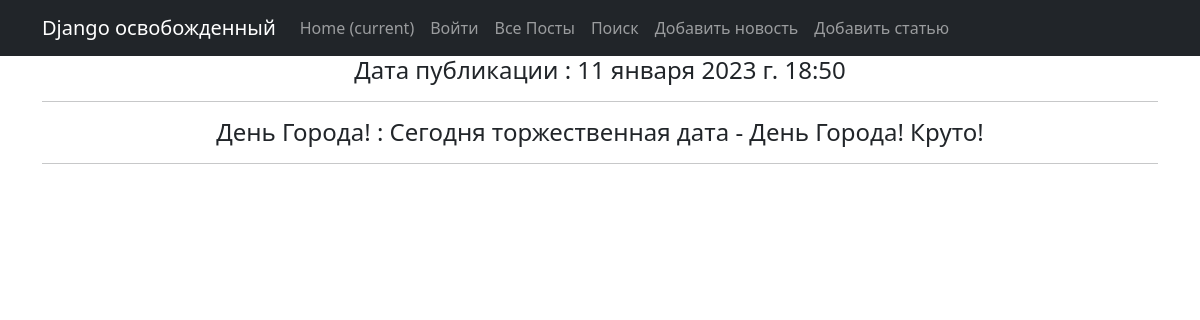
/post/1, run on the app's committed database.
### news/models.py (models this page shows, shortened)
class News(models.Model):
    name = models.CharField(
        max_length=50,
        unique=False,
    )
    description = models.TextField()
    date = models.DateTimeField(auto_now_add=True)
    category = models.ForeignKey(
        to='Category',
        on_delete=models.CASCADE,
        related_name='news'
    )

### news/views.py (the view)
# urls.py: path('<int:pk>', NewsDetail.as_view(), name='news_detail'),
class NewsDetail(DetailView):
    model = News
    template_name = 'news.html'
    context_object_name = 'news'

### templates/news.html (shortened to what this page needs)
{% extends 'flatpages/default.html' %}
{% load custom_filters %}
{% block content %}
<h4>Дата публикации : {{ news.date }}</h4>
<hr>
<h4>{{ news.name }} : {{ news.description }}</h4>
<hr>
{% endblock content %}

### data on the page
News: date "11 января 2023 г. 18:50", name "День Города!", description "Сегодня торжественная дата - День Города! Круто!"
